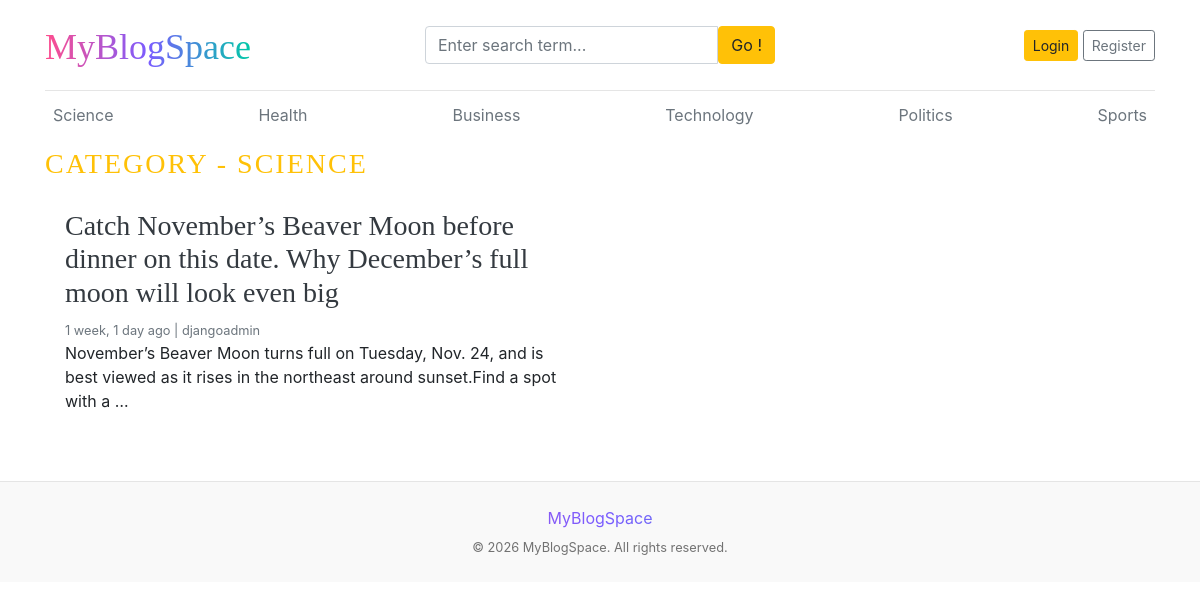
Page /category/1/ on the committed database.
### blogs/models.py (models this page shows, shortened)
class Category(models.Model):
    category_name = models.CharField(max_length=50, unique=True)
    created_at = models.DateTimeField(auto_now_add=True)
    updated_at = models.DateTimeField(auto_now=True)
    class Meta:
        verbose_name_plural = 'categories'
    def __str__(self):
        return self.category_name

class Blog(models.Model):
    title = models.CharField(max_length=100)
    slug = models.SlugField(max_length=150, unique=True, blank=True)
    category = models.ForeignKey(Category, on_delete=models.CASCADE)
    author = models.ForeignKey(User, on_delete=models.CASCADE)
    featured_image = models.ImageField(upload_to='uploads/%Y/%m/%d')
    short_description = models.TextField(max_length=500)
    blog_body = models.TextField(max_length=2000)
    status = models.CharField(max_length=20, choices=STATUS_CHOICES, default="Draft")
    is_featured = models.BooleanField(default=False)
    created_at = models.DateTimeField(auto_now_add=True)
    updated_at = models.DateTimeField(auto_now=True)

### blogs/views.py (the view)
# urls.py: path('<int:category_id>/', views.posts_by_category, name='posts_by_category')
def posts_by_category(request, category_id):
    posts = Blog.objects.filter(status='Published', category_id=category_id)
    try:
        category = Category.objects.get(pk=category_id)
    except:
        return redirect('home')
    context = {
        'posts': posts,
        'category': category
    }
    return render(request, 'posts_by_category.html', context)

### blogs/context_processors.py (called while the page is built)
def get_categories(request):
    categories = Category.objects.all()
    return dict(categories=categories)

def get_social_links(request):
    social_links = SocialLink.objects.all()
    return dict(social_links = social_links)

### templates/posts_by_category.html
{% extends 'base.html' %}
{% block content %}
 <h3 class="text-uppercase text-warning" style="letter-spacing: 2px;">Category - {{ category }}</h3>
  <div class="row mb-2">
    {% if posts %}
    {% for post in posts %}
    <div class="col-md-6">
      <div class="card border-0" >
        <div class="card-body">
          <h3><a href="{% url 'blogs' post.slug %}" class="text-dark"> {{post.title}}</a></h3>
          <small class="mb-1 text-muted">{{post.created_at | timesince}} ago | {{post.author}}</small>
          <p class="card-text">{{post.short_description | truncatewords:25}}</p>
        </div>
      </div>
    </div>
    {% endfor %}
    {% else %}
    <p>No Post Found</p>
    {% endif %}
  </div>
</div>
{% endblock %}

### templates/base.html (shortened to what this page needs)
 {% load static %}
 <!DOCTYPE html>
<html lang="en">
<head>
    <link href="https://getbootstrap.com/docs/4.0/dist/css/bootstrap.min.css" rel="stylesheet">
    <link rel="stylesheet" href="https://cdnjs.cloudflare.com/ajax/libs/font-awesome/4.7.0/css/font-awesome.min.css">
    <link href="{% static 'css/blog.css' %}" rel="stylesheet">
  </head>
<body>
    <div class="container">
      <header class="blog-header py-3">
        <div class="row flex-nowrap justify-content-between align-items-center">
          <div class="col-4 pt-1">
            <a class="blog-header-logo text-decoration-none fw-bold fs-2" href="/"
              style="background: linear-gradient(90deg, #ff4d8d, #7b5cff, #00c9a7);
               -webkit-background-clip: text;
               -webkit-text-fill-color: transparent;">
              MyBlogSpace
            </a>
          </div>
          <div class="col-4">
            <form action="{% url 'search' %}" method="GET">
              <div class="input-group">
                <input class="form-control" type="text" name="keyword" placeholder="Enter search term..." aria-label="Enter search" >
                <button class="btn btn-warning" id="button-search" type="submit">Go !</button>
              </div>
            </form>
          </div>
          <div class="col-4 d-flex justify-content-end align-items-center">
            {% if not user.is_authenticated %}
            <a class="btn btn-sm btn-warning" href="{% url 'login' %}">Login</a> &nbsp;
            <a class="btn btn-sm btn-outline-secondary" href="{% url 'register' %}">Register</a>
            {% else %}
            <span><a href="{% url 'dashboard' %}" class="btn btn-sm btn-outline-primary">Dashboard</a></span>
            &nbsp;
            <span><a href="{% url 'logout' %}" class="btn btn-sm btn-outline-danger">Logout</a></span>
            {% endif %}
          </div>
        </div>
      </header>
      <div class="nav-scroller py-1 mb-2">
        <nav class="nav d-flex justify-content-between">
          {% for cat in categories %}
          <a class="p-2 text-muted" href="{% url 'posts_by_category' cat.id %}">{{cat.category_name}}</a>
          {% endfor %}
        </nav>
      </div>
{% block content %}
{% endblock %}
  <footer class="blog-footer text-center py-4 mt-5">
  <p class="text-decoration-none fw-bold fs-2 m-0"
     style="background: linear-gradient(90deg, #ff4d8d, #7b5cff, #00c9a7);
     -webkit-background-clip: text;
     -webkit-text-fill-color: transparent;">
     MyBlogSpace
  </p>
  <p class="text-white-50 small mt-2 mb-0">
    © <span id="year"></span> MyBlogSpace. All rights reserved.
  </p>
</footer>
</body>
</html>

### blog_main/static/css/blog.css (style rules this page uses)
.blog-header { border-bottom: 1px solid #e5e5e5; }
.blog-header-logo { font-family: "Playfair Display", Georgia, "Times New Roman", serif; font-size: 2.25rem; }
h1, h2, h3, h4, h5, h6 { font-family: "Playfair Display", Georgia, "Times New Roman", serif; }
.blog-footer { padding: 2.5rem 0; color: #727272; text-align: center; background-color: #f9f9f9; border-top: .05rem solid #e5e5e5; }
.blog-footer p:last-child { margin-bottom: 0; }

### rows in the picture
Category: category_name "Science", category_name "SCIENCE"
Category: category_name "Health"
Category: category_name "Business"
Category: category_name "Technology"
Category: category_name "Politics"
Category: category_name "Sports"
Blog: title "Catch November’s Beaver Moon before dinner on this date. Why December’s full moon will look even big", created_at "1 week, 1 day", author "djangoadmin", short_description "November’s Beaver Moon turns full on Tuesday, Nov. 24, and is best viewed as it rises in the northeast around sunset.Find a spot with a …"
